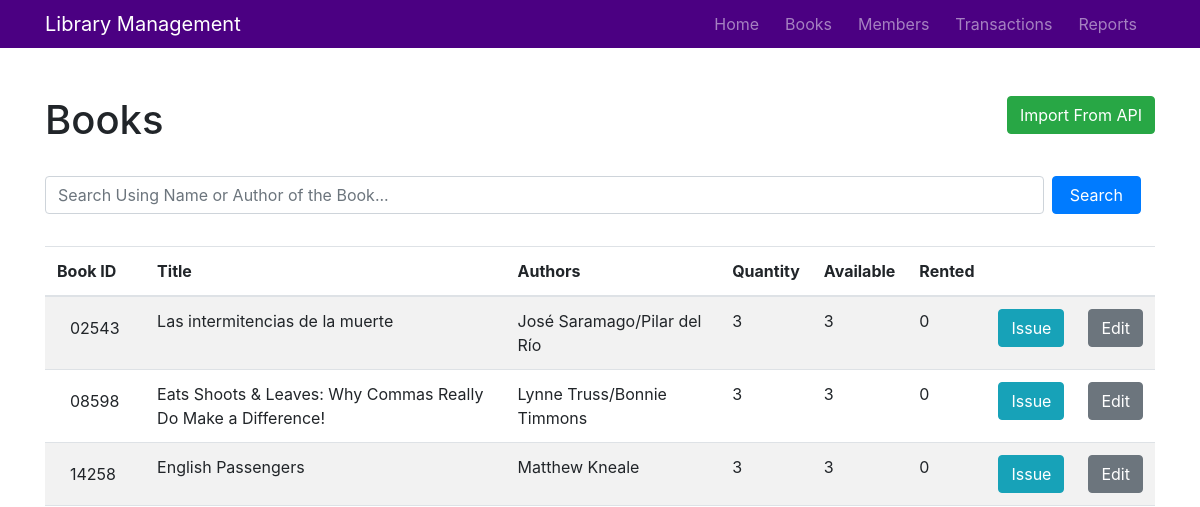
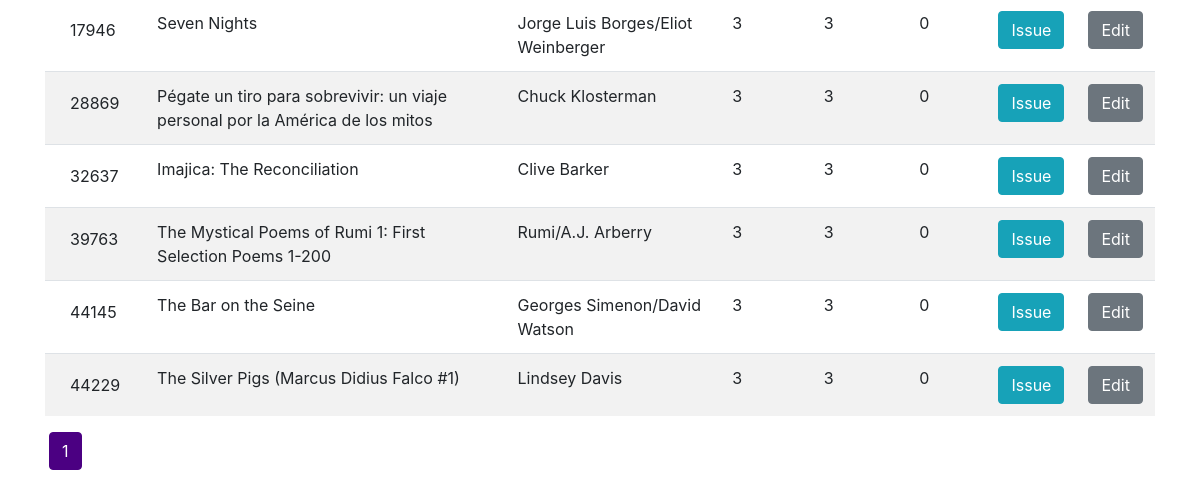
Before: /books with the older database file (2 pictures, top to bottom).
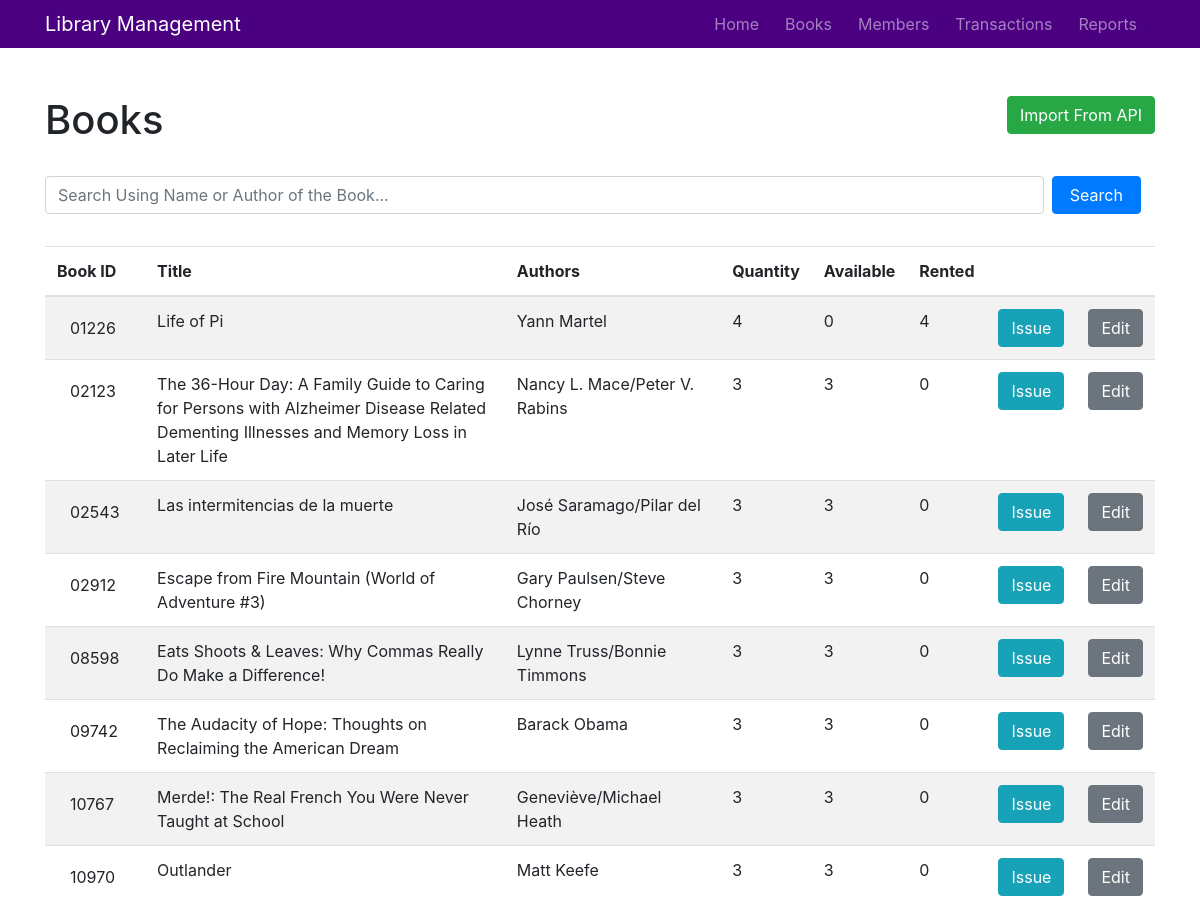
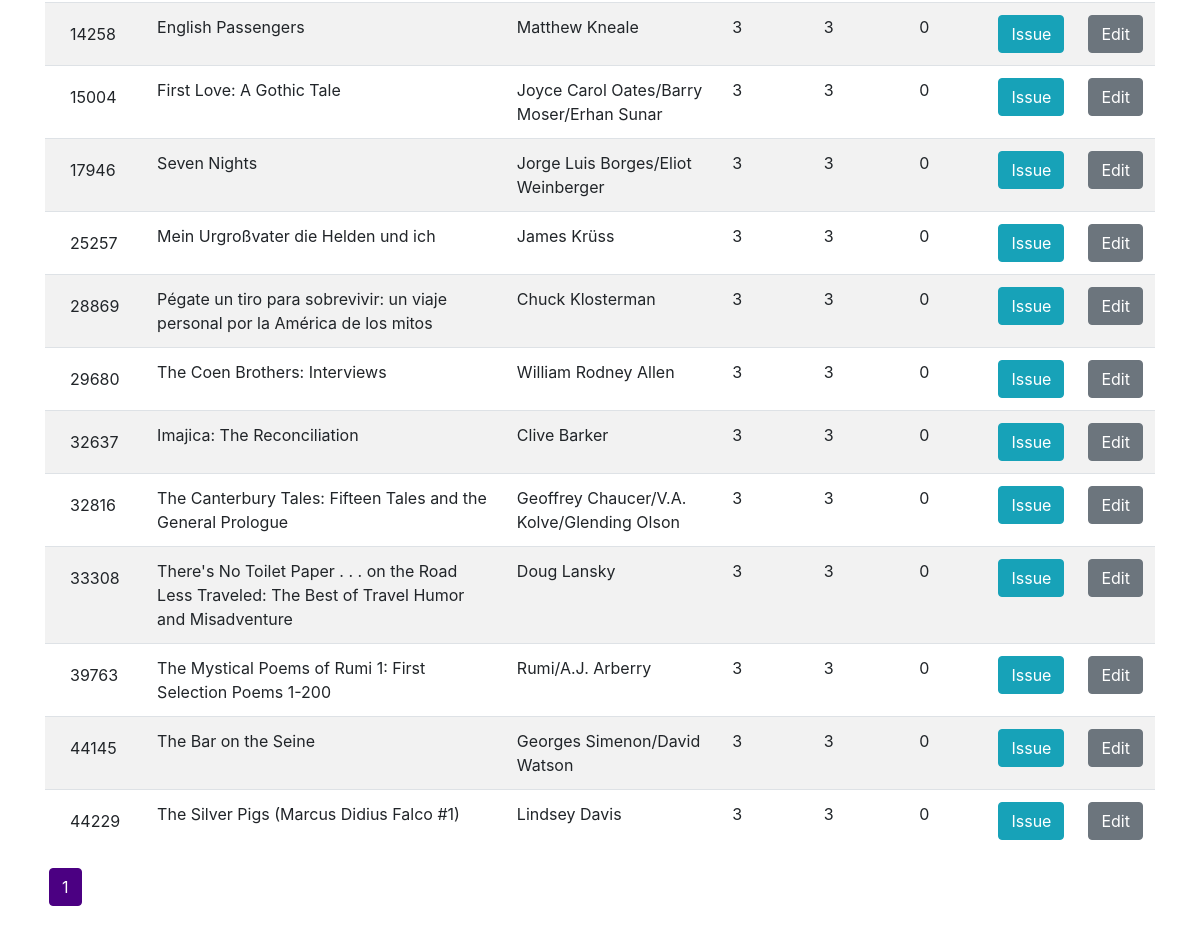
After: the same page with the newer database file (2 pictures, top to bottom).
### library_management/models.py (models this page shows, shortened)
class Book(db.Model):
    __tablename__ = 'book'
    book_id = db.Column(db.Integer, primary_key=True)
    title = db.Column(db.String(150), nullable=False)
    authors = db.Column(db.String(100), nullable=False)
    rating = db.Column(db.String(4), nullable=False)
    isbn = db.Column(db.String(150), nullable=False)
    publisher = db.Column(db.String(150), nullable=False)
    quantity = db.Column(db.Integer, nullable=False)
    rented = db.Column(db.Integer, nullable=False, default=0)
    no_of_times_rented = db.Column(db.Integer, nullable=False, default=0)
    transactions = db.relationship('Transaction', backref='book', lazy=True)

### library_management/books/routes.py (the view)
@books.route('/books')
def all_books():
    page = request.args.get('page', 1, type=int)
    books = Book.query.order_by(Book.book_id.asc()).paginate(page=page, per_page=20)
    return render_template("books.html", title="Books", books=books, data=books.items)

### library_management/templates/books.html
{% extends "layout.html" %}
{% block content %}
    <br>
    <a class="btn btn-success float-right" href="{{ url_for('books.import_books') }}">Import From API</a>
    <h1>Books</h1>
    <br>
    <form class="form-inline" action="/books/search" method="POST">
        <input name="search" type="text" class="form-control mb-2 mr-sm-2 search" placeholder="Search Using Name or Author of the Book...">
        <button type="submit" class="btn btn-primary mb-2 search">Search</button>
    </form>
    <br>
    {% if data %}
        <table class="table table-hover table-striped">
            <thead>
                <tr>
                    <th>Book ID</th>
                    <th>Title</th>
                    <th>Authors</th>
                    <th>Quantity</th>
                    <th>Available</th>
                    <th>Rented</th>
                    <th></th>
                    <th></th>
                </tr>
            </thead>
            <tbody>
                {% for book in data %}
                <tr>
                    <td><span class="btn pull-right">{{"{:05d}".format(book.book_id)}}</span></td>
                    <td>{{book.title}}</td>
                    <td>{{book.authors}}</td>
                    <td>{{book.quantity}}</td>
                    <td>{{book.quantity - book.rented}}</td>
                    <td>{{book.rented}}</td>
                    <td>
                        <button class="btn btn-info" onclick="window.location='/book/{{book.book_id}}/issue';">Issue</button>
                    </td>
                    <td>
                        <button class="btn btn-secondary" onclick="window.location='/book/{{book.book_id}}/edit';">Edit</button>
                    </td>
                </tr>
                {% endfor %}
            </tbody>
        </table>
        {% if not title.startswith('Search') %}
            <div class="pagination">
                {% for page_num in books.iter_pages(left_edge=1, right_edge=1, left_current=2, right_current=3) %}
                    {% if page_num %}
                        {% if books.page==page_num %}
                            <a class="btn btn-danger mb-4" href="{{ url_for('books.all_books', page=page_num) }}">{{ page_num }}</a>
                        {% else %}
                            <a class="btn btn-outline-danger mb-4" href="{{ url_for('books.all_books', page=page_num) }}">{{ page_num }}</a>
                        {% endif %}
                    {% else %}
                        <p class="mt-3">...</p>
                    {% endif %}
                {% endfor %}
            </div>
        {% endif %}
    {% endif %}
{% endblock content %}

### library_management/templates/layout.html (shortened to what this page needs)
<!DOCTYPE html>
<html>
<head>
    <link rel="stylesheet" href="https://maxcdn.bootstrapcdn.com/bootstrap/4.0.0/css/bootstrap.min.css">
    <link rel="stylesheet" type="text/css" href="{{ url_for('static', filename='main.css') }}">
</head>
<body>
    <header>
        <nav class="navbar navbar-expand-md navbar-dark bg-steel fixed-top">
            <div class="container">
              <a href="/" class="navbar-brand mr-4">Library Management</a>
              <div class="collapse navbar-collapse" id="navbarToggle">
                <div class="navbar-nav">
                  <a class="nav-item nav-link" href="/">Home</a>
                  <a class="nav-item nav-link" href="{{ url_for('books.all_books') }}">Books</a>
                  <a class="nav-item nav-link" href="{{ url_for('members.all_members') }}">Members</a>
                  <a class="nav-item nav-link" href="{{ url_for('transactions.all_transactions') }}">Transactions</a>
                  <a class="nav-item nav-link" href="{{ url_for('main.reports') }}">Reports</a>
                </div>
              </div>
            </div>
        </nav>
    </header>
    <main class="container">
        <div class="row">
            <div class="col-md-12">
                {% block content %}{% endblock %}
            </div>
        </div>
    </main>
</body>

### library_management/static/main.css (style rules this page uses)
* { margin: 0; padding: 0; box-sizing: border-box; }
header { margin-bottom: 6vw; }
nav { background-color: indigo; max-height: 4vw; }
.nav-item { margin-right: 10px; }
.container .row { margin-top: 20px; }
.pagination a { border-color: indigo; margin-right: 4px; margin-left: 4px; color: indigo; }
.pagination a.btn-danger { color: white; background-color: indigo; }
input.search { width: 90% !important; }
button.search { width: 8%; }

Changed rows visible on the page:
added Book: book_id "01226", title "Life of Pi", authors "Yann Martel", quantity "4", book.quantity-book.rented "0", rented "4"
added Book: book_id "02123", title "The 36-Hour Day: A Family Guide to Caring for Persons with Alzheimer Disease Related Dementing Illnesses and Memory Loss in Later Life", authors "Nancy L. Mace/Peter V. Rabins", quantity "3", book.quantity-book.rented "3", rented "0"
added Book: book_id "02912", title "Escape from Fire Mountain (World of Adventure #3)", authors "Gary Paulsen/Steve Chorney", quantity "3", book.quantity-book.rented "3", rented "0"
added Book: book_id "09742", title "The Audacity of Hope: Thoughts on Reclaiming the American Dream", authors "Barack Obama", quantity "3", book.quantity-book.rented "3", rented "0"
added Book: book_id "10767", title "Merde!: The Real French You Were Never Taught at School", authors "Geneviève/Michael Heath", quantity "3", book.quantity-book.rented "3", rented "0"
added Book: book_id "10970", title "Outlander", authors "Matt Keefe", quantity "3", book.quantity-book.rented "3", rented "0"
added Book: book_id "15004", title "First Love: A Gothic Tale", authors "Joyce Carol Oates/Barry Moser/Erhan Sunar", quantity "3", book.quantity-book.rented "3", rented "0"
added Book: book_id "25257", title "Mein Urgroßvater die Helden und ich", authors "James Krüss", quantity "3", book.quantity-book.rented "3", rented "0"
added Book: book_id "29680", title "The Coen Brothers: Interviews", authors "William Rodney Allen", quantity "3", book.quantity-book.rented "3", rented "0"
added Book: book_id "32816", title "The Canterbury Tales: Fifteen Tales and the General Prologue", authors "Geoffrey Chaucer/V.A. Kolve/Glending Olson", quantity "3", book.quantity-book.rented "3", rented "0"
added Book: book_id "33308", title "There's No Toilet Paper . . . on the Road Less Traveled: The Best of Travel Humor and Misadventure", authors "Doug Lansky", quantity "3", book.quantity-book.rented "3", rented "0"
